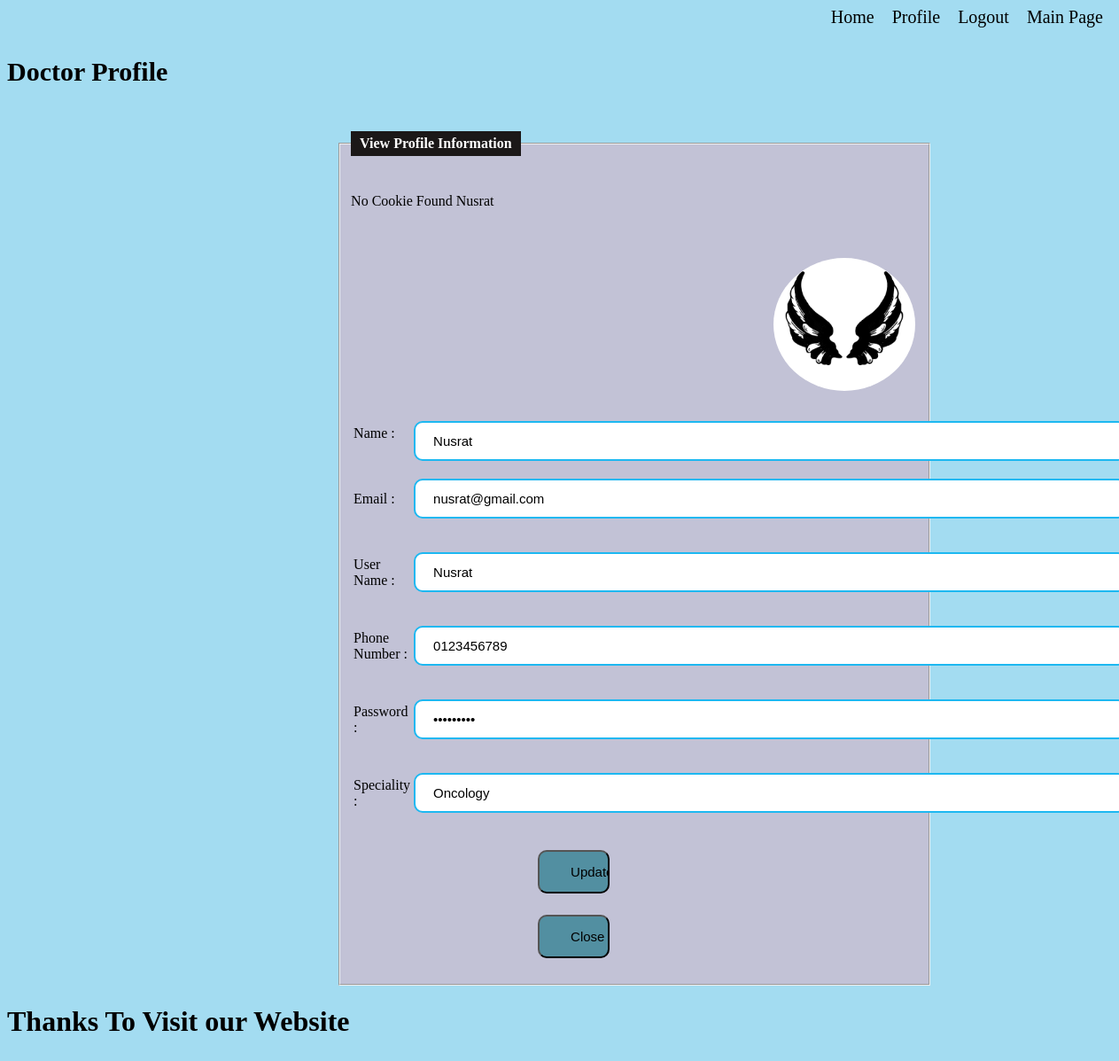
/Doctor/View/Profile.php (signed in), run on the app's committed database.
### tables this page shows
CREATE TABLE `doctors_db` (
  `Id` int(100) NOT NULL,
  `Name` varchar(100) NOT NULL,
  `Email` varchar(100) NOT NULL,
  `Gender` varchar(100) NOT NULL,
  `Username` varchar(100) NOT NULL,
  `Password` varchar(100) NOT NULL,
  `Contact` varchar(100) NOT NULL,
  `Speciality` varchar(100) NOT NULL,
  `Photo` varchar(200) NOT NULL
);

### Doctor/Model/doctorsdb.php (called while the page is built, shortened)
<?php
class doctorsdb{
function ShowData($conn,$User)
{
    $result = $conn->query("SELECT * FROM doctors_db WHERE Username='". $User."' AND Username='". $User."'");
    return $result;
}
}

### Doctor/View/Profile.php (the view, shortened to what this page needs)
<?php
include("../Model/doctorsdb.php");
include ("../Controller/ProfileController.php");
include("Navigation.php");
?>
<?php
$Email=$User=$Phone=$Address=$Date=$photo=$Speciality="";
$Image="";
$connection = new doctorsdb();
$conobj=$connection->OpenCon();
$userQuery=$connection->ShowData($conobj,$_SESSION["Username"]);
if ($userQuery->num_rows > 0) {
    while($row = $userQuery->fetch_assoc()) {
      $Name=$row["Name"];
      $Email=$row["Email"];
      $User=$row["Username"];
      $Pass=$row["Password"];
      $Phone=$row["Contact"];
      $Speciality=$row["Speciality"];
      $Image=$row["Photo"];
  }
}
?>
<!DOCTYPE html>
<html>
<head>
<div class = 'header sticky'>
<link rel="stylesheet" type="text/css" href="../CSS/Design2.css">
<h1 font color='white'> Doctor Profile </h1>
</div>
</head>
<body style="background-color:#a3dcf1;">
    <form method="post" action="" enctype="multipart/form-data">
       <fieldset>
    <legend><b>View Profile Information</b></legend><br>
     <?php $Cookie_name=$_SESSION['Username'];
                    $name=$_SESSION['Username'];
                    if(!isset($_COOKIE[$name]))
                    {
                        echo "<p>No Cookie Found ".$_SESSION['Name']."</p>";
                    }
                    else {
                        echo "<p>Cookie Found !! ".$_COOKIE[$name]."</p>";
                    }?>
          <table>
                <tr>
                <td></td>
                <td></td>
                <td>
                <a href="Profile.php"> <img src="<?php echo $Image;?>" height="150" width="200" style="border-radius: 60%;"></a>
                </td>
            </tr>
            <tr>
            <tr>
                <td>Name : <br><br></td>
                <td> <input type="text" name="name" class="form-control" value="<?php echo $Name; ?>" readonly/> </td>
                <br><br>
            </tr>
            <tr>
                <td>
                <label>Email :<br><br> </label></td>
                <td>  <input type="text" name="email" class="form-control" value="<?php echo $Email; ?>"readonly/><br><br> </td>
            </tr>
            <tr>
                <td>
                <label>User Name : <br><br></label></td>
                <td> <input type="text" name="userName" class="form-control" value="<?php echo $User; ?>" readonly/><br><br> </td>
            </tr>
            <tr>
                <td>
                <label>Phone Number : <br><br></label></td>
                <td> <input type="text" name="phone" class="form-control" value="<?php echo $Phone; ?>" readonly/><br><br> </td>
            </tr>
            <tr>
                <td>
                <label>Password : <br><br></label></td>
                <td> <input type="password" name="password" class="form-control" value="<?php echo $Pass;?>"readonly/><br> <br></td>
            </tr>
            <tr>
                <td>
                <label>Speciality : <br><br></label></td>
                <td> <input type="text" name="speciality" class="form-control" value="<?php echo $Speciality;?>"readonly/><br> <br></td>
            </tr>
            <tr>
                <td></td>
                <td class="btn">
                <input type="submit" name="Update" value="Update"/>
                <input type="submit" name="close" value="Close"/>
                </td>
            </tr>
            </table>
        </fieldset>
    </form>
    <div class= 'footer'>
    <h1>Thanks To Visit our Website<h1>
    </div>
    <br />
</body>
</html>

### Doctor/Asset/CSS/Design2.css (style rules this page uses)
a { text-decoration:none; }
.header h1 { font-size: 30px; }
input[type=text], select { width: 200%; padding: 12px 20px; margin: 8px 0; display: inline-block; box-sizing: border-box; border: none; border-radius:10px; border: 2px solid #1db8f1; }
input[type=password], select { width: 200%; padding: 12px 20px; margin: 8px 0; display: inline-block; border-radius: 10px; border: none; border: 2px solid #1db8f1; box-sizing: border-box; }
input[type=submit] { width: 20%; background-color: #528fa1; color: rgb(0, 0, 0); padding: 14px 35px; margin: 12px 140px; cursor: pointer; border-radius: 10px; }
img { display: block; margin-left: auto; margin-right: auto; width: 20%; }
fieldset { background-color: #a3dcf1; display: block; margin-left: 400px; margin-right: 400px; padding-top: 0.5em; padding-bottom: 0.9em; }
legend { background-color: rgb(27, 24, 24); color: white; padding: 5px 10px; }
img { display: block; margin-left: auto; -right: -200px; width: 20%; }

### Doctor/View/Navigation.php (style rules this page uses)
a { text-decoration:none; font-size:20px; color:#3399ff; }

### Doctor/View/Profile.php (style rules this page uses)
fieldset { margin-left:30%; margin-right:30%; margin-top:50px; background-color: #c2c2d6; }
input { border-radius:5px; font-size:15px; }
a { color:black; }
img { border-radius:20px; width:160px; margin-bottom:20px; }

### data on the page
doctors_db: Photo (picture), name "Nusrat", email "nusrat@gmail.com", userName "Nusrat", phone "0123456789", speciality "Oncology"

### other printed values
$_SESSION['Name'] "Nusrat"
